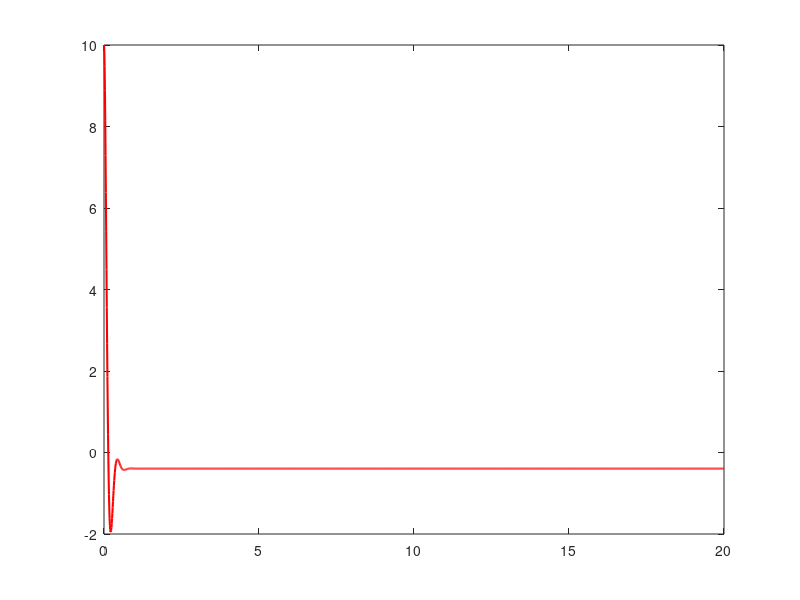

Write MATLAB code to recreate this figure. (Note: this script raises an error after producing the figure.)
clc; clear; close all;

% System parameters
pendulumMass = 0.1;       % Mass of pendulum bob (kg)
cartMass = 1;             % Mass of cart (kg)
pendulumLength = 0.5;     % Length of pendulum rod (m)
gravity = 9.81;           % Gravitational acceleration (m/s²)

% PD controller gains
proportionalGain = -155.65;  % Proportional gain
derivativeGain = -8.8;       % Derivative gain

% Define the system dynamics as an anonymous function
systemDynamics = @(t, state) [
    state(2);  % Angular velocity (dθ/dt)
    21.582 * state(1) - 2 * (-(proportionalGain * state(1)) - derivativeGain * state(2) + 1)  % Angular acceleration
];

% Simulation parameters
startTime = 0;      % Start time (s)
endTime = 20;       % End time (s)
timeStep = 0.01;    % Time step (s)
timeVector = startTime:timeStep:endTime;  % Time vector

% Initial conditions
initialAngle = pi/18;  % Initial angle (rad) - approximately 10 degrees
initialState = [initialAngle; 0];  % Initial state vector [θ; dθ/dt]

% Preallocate state matrix
stateHistory = zeros(2, length(timeVector));
stateHistory(:, 1) = initialState;

% Runge-Kutta 4th order integration
for step = 1:length(timeVector)-1
    currentTime = timeVector(step);
    currentState = stateHistory(:, step);
    
    % Calculate RK4 coefficients
    k1 = systemDynamics(currentTime, currentState);
    k2 = systemDynamics(currentTime + timeStep/2, currentState + timeStep/2 * k1);
    k3 = systemDynamics(currentTime + timeStep/2, currentState + timeStep/2 * k2);
    k4 = systemDynamics(currentTime + timeStep, currentState + timeStep * k3);
    
    % Update state
    stateHistory(:, step+1) = currentState + timeStep/6 * (k1 + 2*k2 + 2*k3 + k4);
end

% Convert angle from radians to degrees
angleDegrees = stateHistory(1, :) * (180/pi);

% Calculate steady-state error
steadyStateError = -2 / (2 * proportionalGain + 21.582);
steadyStateErrorDegrees = steadyStateError * (180/pi);

% Display steady-state error
fprintf('Steady-State Error: %.4f degrees\n', steadyStateErrorDegrees);

% Plot results
figure;
plot(timeVector, angleDegrees, 'r', 'LineWidth', 1.5);
hold on;
yline(steadyStateErrorDegrees, 'k--', 'LineWidth', 1.5, 'DisplayName', 'Steady-State Error');
grid on;
xlabel('Time (s)');
ylabel('\theta (degrees)');
title('System Response to Unit Step Disturbance');
legend('Simulated Response', 'Location', 'best');